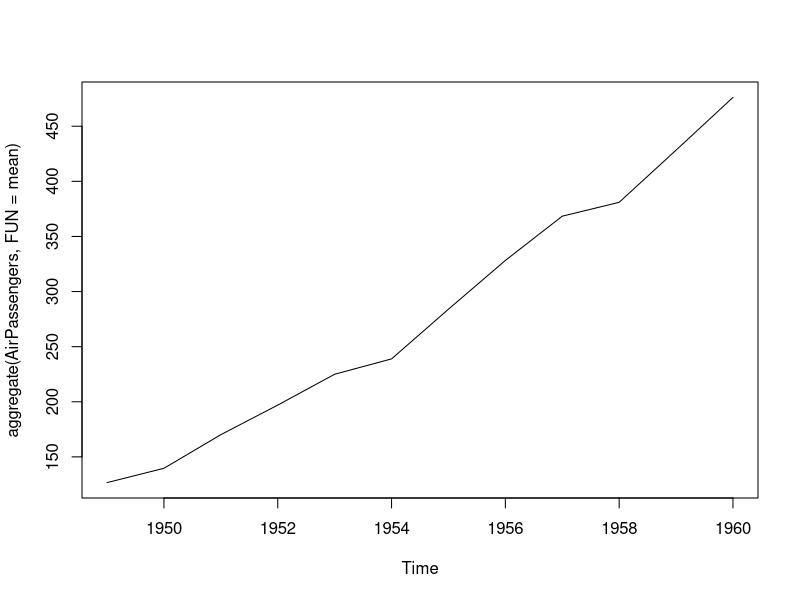
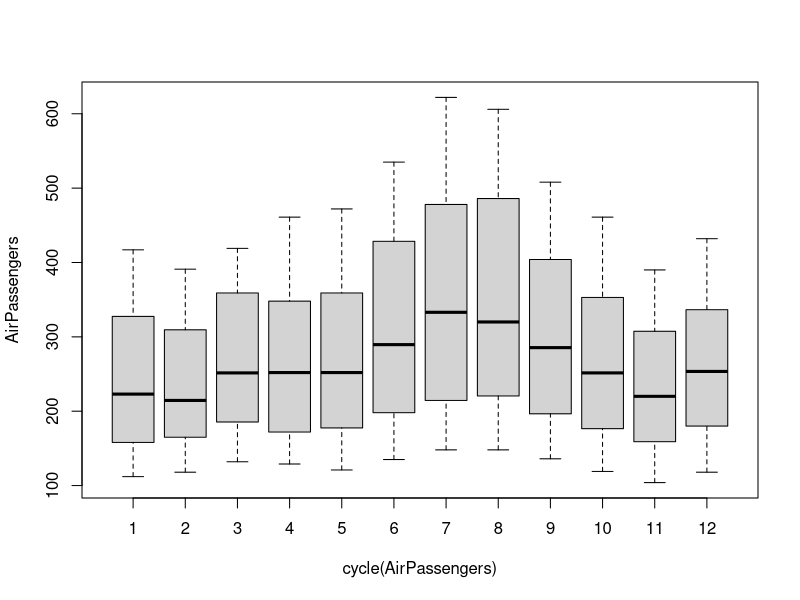

Generate these figures, in order, with R: (Note: this script raises an error after producing the figures.)
library(tidyverse)
data(AirPassengers)
head(AirPassengers)
cycle(AirPassengers)
plot(aggregate(AirPassengers,FUN=mean))
boxplot(AirPassengers~cycle(AirPassengers))
adf.test(diff(log(AirPassengers)), alternative="stationary", k=0)
acf(diff(log(AirPassengers)))
(fit <- arima(log(AirPassengers), c(0, 1, 1),seasonal = list(order = c(0, 1, 1), period = 12)))
pred <- predict(fit, n.ahead = 10*12)
ts.plot(AirPassengers,2.718^pred$pred, log = "y", lty = c(1,3))
